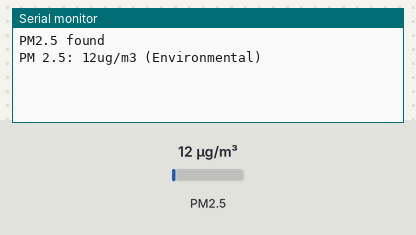
A sketch run on a simulated ESP32. Shown: the last lines printed to the serial monitor. The inputs (shaded band) are chosen by the test bench; at power-on: PM2.5 12 µg/m³.

Above: at 2.2 s.
2.3 s: PM2.5 set to 6 µg/m³
At 6.5 s:
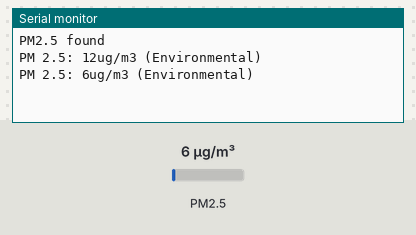
8.3 s: PM2.5 set to 75 µg/m³
At 11.6 s:
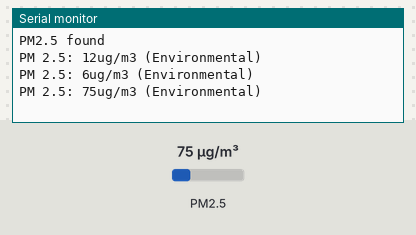
Timing chart, 0 to 13.1 s (numbered marks = the images above; inputs shaded):
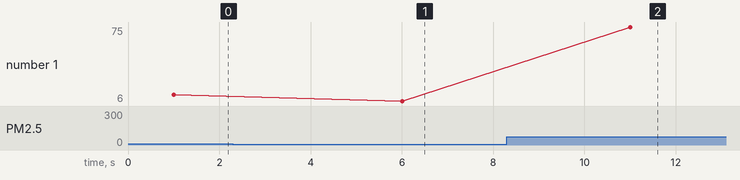

The sketch:

PMSA003A.ino
```cpp
#include "Adafruit_PM25AQI.h"

HardwareSerial pmSerial(1);  // Using Serial1 on ESP32

Adafruit_PM25AQI aqi = Adafruit_PM25AQI();

void setup() {
  Serial.begin(115200);

//3s for sensor to wake up
  delay(1000);

  pmSerial.begin(9600, SERIAL_8N1, 19, -1);  // RX on 19, no TX)

  // Connect to the sensor over UART
  if (! aqi.begin_UART(&pmSerial)) {
    Serial.println("No PM2.5!");
    while (1) delay(10);
  }

  Serial.println("PM2.5 found");
}

void loop() {
  PM25_AQI_Data data;

  if (!aqi.read(&data)){
    Serial.println("Could not read sensor AQI");
    delay(2000);
  }

  Serial.print(F("PM 2.5: ")); Serial.print(data.pm25_standard); Serial.print(F("ug/m3 (Environmental)\n"));

  delay(5000);
}
```

Measured:
- after the input at 2.3 s, the serial monitor: prints a new line after 3.7 s (image 1)
- after the input at 8.3 s, the serial monitor: prints a new line after 2.7 s (image 2)
- plotted number 1: 12 → 6 after the input at 2.3 s, 6 → 75 after the input at 8.3 s
